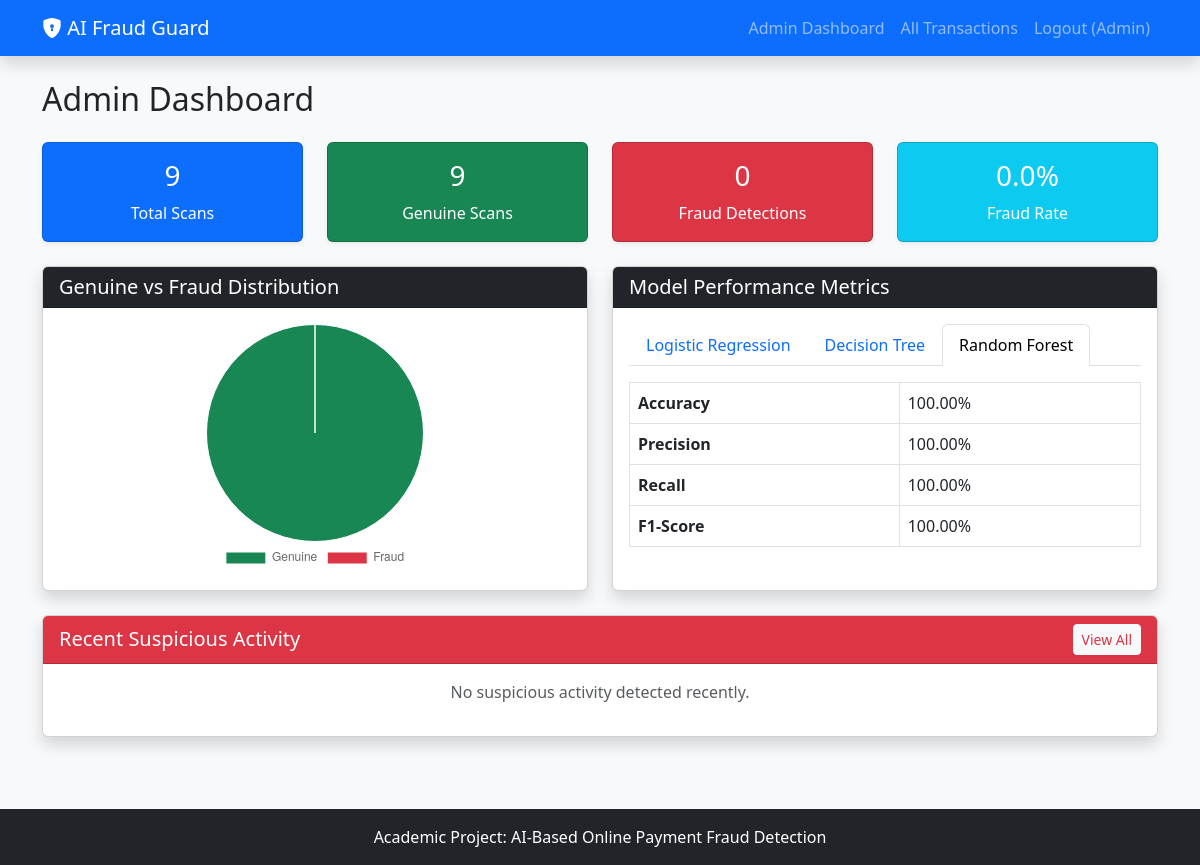
The page /admin (signed in) on the database its author committed.
### database/models.py (models this page shows)
class User(db.Model, UserMixin):
    __tablename__ = 'users'
    id = db.Column(db.Integer, primary_key=True)
    name = db.Column(db.String(100), nullable=False)
    email = db.Column(db.String(120), unique=True, nullable=False)
    password_hash = db.Column(db.String(128), nullable=False)
    role = db.Column(db.String(20), default='user') # 'user' or 'admin'
    created_at = db.Column(db.DateTime, default=datetime.utcnow)
    transactions = db.relationship('Transaction', backref='user', lazy=True)

class Transaction(db.Model):
    __tablename__ = 'transactions'
    id = db.Column(db.Integer, primary_key=True)
    transaction_id = db.Column(db.String(50), unique=True, nullable=False)
    user_id = db.Column(db.Integer, db.ForeignKey('users.id'), nullable=False)
    amount = db.Column(db.Float, nullable=False)
    transaction_type = db.Column(db.String(50))
    transaction_time = db.Column(db.Integer) # Hour of day
    sender_balance = db.Column(db.Float)
    receiver_balance = db.Column(db.Float)
    location = db.Column(db.String(100))
    device_type = db.Column(db.String(50))
    previous_transactions = db.Column(db.Integer)
    new_device = db.Column(db.Integer)
    unusual_location = db.Column(db.Integer)
    fraud_probability = db.Column(db.Float)
    risk_score = db.Column(db.Integer)
    prediction = db.Column(db.String(20)) # 'Genuine' or 'Fraud'
    status = db.Column(db.String(20)) # 'LOW RISK', 'MEDIUM RISK', 'HIGH RISK'
    created_at = db.Column(db.DateTime, default=datetime.utcnow)

### app.py (the view)
@app.route('/admin')
@login_required
def admin_dashboard():
    if current_user.role != 'admin':
        flash("Unauthorized access.", "danger")
        return redirect(url_for('dashboard'))
    all_txs = Transaction.query.all()
    total = len(all_txs)
    genuine = len([t for t in all_txs if t.prediction == 'Genuine'])
    suspicious = len([t for t in all_txs if t.status == 'MEDIUM RISK'])
    fraud = len([t for t in all_txs if t.prediction == 'Fraud'])
    total_amount = sum([t.amount for t in all_txs])
    fraud_pct = round((fraud / total * 100) if total > 0 else 0, 2)
    recent_suspicious = Transaction.query.filter(Transaction.status.in_(['MEDIUM RISK', 'HIGH RISK'])).order_by(Transaction.created_at.desc()).limit(5).all()
    perf_path = os.path.join(base_dir, 'model', 'model_performance.json')
    model_perf = None
    if os.path.exists(perf_path):
        with open(perf_path, 'r') as f:
            model_perf = json.load(f)
    return render_template('admin.html',
                           total=total, genuine=genuine,
                           suspicious=suspicious, fraud=fraud,
                           total_amount=total_amount, fraud_pct=fraud_pct,
                           recent_suspicious=recent_suspicious,
                           model_perf=model_perf)

### app.py (called while the page is built)
@login_manager.user_loader
def load_user(user_id):
    return User.query.get(int(user_id))

### templates/admin.html
{% extends "base.html" %}
{% block content %}
<h2 class="mb-4">Admin Dashboard</h2>
<div class="row mb-4">
    <div class="col-md-3">
        <div class="card bg-primary text-white text-center p-3 shadow-sm h-100">
            <h3>{{ total }}</h3>
            <p class="mb-0">Total Scans</p>
        </div>
    </div>
    <div class="col-md-3">
        <div class="card bg-success text-white text-center p-3 shadow-sm h-100">
            <h3>{{ genuine }}</h3>
            <p class="mb-0">Genuine Scans</p>
        </div>
    </div>
    <div class="col-md-3">
        <div class="card bg-danger text-white text-center p-3 shadow-sm h-100">
            <h3>{{ fraud }}</h3>
            <p class="mb-0">Fraud Detections</p>
        </div>
    </div>
    <div class="col-md-3">
        <div class="card bg-info text-white text-center p-3 shadow-sm h-100">
            <h3>{{ fraud_pct }}%</h3>
            <p class="mb-0">Fraud Rate</p>
        </div>
    </div>
</div>
<div class="row mb-4">
    <div class="col-md-6">
        <div class="card shadow h-100">
            <div class="card-header bg-dark text-white">
                <h5 class="mb-0">Genuine vs Fraud Distribution</h5>
            </div>
            <div class="card-body d-flex justify-content-center align-items-center">
                <canvas id="fraudChart" style="max-height: 250px;"></canvas>
            </div>
        </div>
    </div>
    <div class="col-md-6">
        <div class="card shadow h-100">
            <div class="card-header bg-dark text-white">
                <h5 class="mb-0">Model Performance Metrics</h5>
            </div>
            <div class="card-body">
                {% if model_perf %}
                <ul class="nav nav-tabs" id="myTab" role="tablist">
                    {% for model_name in model_perf.keys() %}
                    <li class="nav-item" role="presentation">
                        <button class="nav-link {% if loop.index == 3 %}active{% endif %}" data-bs-toggle="tab" data-bs-target="#tab-{{ loop.index }}" type="button">{{ model_name }}</button>
                    </li>
                    {% endfor %}
                </ul>
                <div class="tab-content pt-3" id="myTabContent">
                    {% for model_name, metrics in model_perf.items() %}
                    <div class="tab-pane fade {% if loop.index == 3 %}show active{% endif %}" id="tab-{{ loop.index }}">
                        <table class="table table-bordered">
                            <tbody>
                                <tr><th>Accuracy</th><td>{{ "%.2f"|format(metrics.accuracy * 100) }}%</td></tr>
                                <tr><th>Precision</th><td>{{ "%.2f"|format(metrics.precision * 100) }}%</td></tr>
                                <tr><th>Recall</th><td>{{ "%.2f"|format(metrics.recall * 100) }}%</td></tr>
                                <tr><th>F1-Score</th><td>{{ "%.2f"|format(metrics.f1_score * 100) }}%</td></tr>
                            </tbody>
                        </table>
                    </div>
                    {% endfor %}
                </div>
                {% else %}
                <p class="text-muted">Model performance data not available. Run training script.</p>
                {% endif %}
            </div>
        </div>
    </div>
</div>
<div class="card shadow mb-4">
    <div class="card-header bg-danger text-white d-flex justify-content-between align-items-center">
        <h5 class="mb-0">Recent Suspicious Activity</h5>
        <a href="{{ url_for('admin_transactions') }}" class="btn btn-sm btn-light text-danger">View All</a>
    </div>
    <div class="card-body">
        {% if recent_suspicious %}
        <div class="table-responsive">
            <table class="table table-hover">
                <thead>
                    <tr>
                        <th>ID</th>
                        <th>User ID</th>
                        <th>Amount</th>
                        <th>Type</th>
                        <th>Risk</th>
                        <th>Action</th>
                    </tr>
                </thead>
                <tbody>
                    {% for tx in recent_suspicious %}
                    <tr>
                        <td>{{ tx.transaction_id }}</td>
                        <td>{{ tx.user_id }}</td>
                        <td>₹{{ "%.2f"|format(tx.amount) }}</td>
                        <td>{{ tx.transaction_type }}</td>
                        <td><span class="badge bg-danger">{{ tx.status }}</span></td>
                        <td><button class="btn btn-sm btn-outline-danger">Review</button></td>
                    </tr>
                    {% endfor %}
                </tbody>
            </table>
        </div>
        {% else %}
        <p class="text-center text-muted">No suspicious activity detected recently.</p>
        {% endif %}
    </div>
</div>
{% endblock %}
{% block scripts %}
<script>
document.addEventListener('DOMContentLoaded', function() {
    var ctx = document.getElementById('fraudChart').getContext('2d');
    var fraudChart = new Chart(ctx, {
        type: 'pie',
        data: {
            labels: ['Genuine', 'Fraud'],
            datasets: [{
                data: [{{ genuine }}, {{ fraud }}],
                backgroundColor: ['#198754', '#dc3545'],
                borderWidth: 1
            }]
        },
        options: {
            responsive: true,
            maintainAspectRatio: false,
            plugins: {
                legend: { position: 'bottom' }
            }
        }
    });
});
</script>
{% endblock %}

### templates/base.html (shortened to what this page needs)
<!DOCTYPE html>
<html lang="en">
<head>
    <link href="https://cdn.jsdelivr.net/npm/bootstrap@5.3.0/dist/css/bootstrap.min.css" rel="stylesheet">
    <link rel="stylesheet" href="https://cdn.jsdelivr.net/npm/bootstrap-icons@1.11.1/font/bootstrap-icons.css">
    <link rel="stylesheet" href="{{ url_for('static', filename='css/style.css') }}">
</head>
<body class="bg-light">
    <nav class="navbar navbar-expand-lg navbar-dark bg-primary mb-4 shadow">
        <div class="container">
            <a class="navbar-brand" href="{{ url_for('index') }}"><i class="bi bi-shield-lock-fill"></i> AI Fraud Guard</a>
            <div class="collapse navbar-collapse" id="navbarNav">
                <ul class="navbar-nav ms-auto">
                    {% if current_user.is_authenticated %}
                        {% if current_user.role == 'admin' %}
                            <li class="nav-item"><a class="nav-link" href="{{ url_for('admin_dashboard') }}">Admin Dashboard</a></li>
                            <li class="nav-item"><a class="nav-link" href="{{ url_for('admin_transactions') }}">All Transactions</a></li>
                        {% else %}
                            <li class="nav-item"><a class="nav-link" href="{{ url_for('dashboard') }}">Dashboard</a></li>
                            <li class="nav-item"><a class="nav-link" href="{{ url_for('check_transaction') }}">Check Transaction</a></li>
                            <li class="nav-item"><a class="nav-link" href="{{ url_for('transactions') }}">History</a></li>
                        {% endif %}
                        <li class="nav-item"><a class="nav-link" href="{{ url_for('logout') }}">Logout ({{ current_user.name }})</a></li>
                    {% else %}
                        <li class="nav-item"><a class="nav-link" href="{{ url_for('login') }}">Login</a></li>
                        <li class="nav-item"><a class="nav-link" href="{{ url_for('register') }}">Register</a></li>
                    {% endif %}
                </ul>
            </div>
        </div>
    </nav>
    <div class="container mb-5">
        {% block content %}{% endblock %}
    </div>
    <footer class="bg-dark text-white text-center py-3 mt-auto">
        <div class="container">
            <p class="mb-0">Academic Project: AI-Based Online Payment Fraud Detection</p>
        </div>
    </footer>
    {% block scripts %}{% endblock %}
</body>
</html>

### static/css/style.css (style rules this page uses)
body { display: flex; flex-direction: column; min-height: 100vh; }
.card { transition: all 0.3s ease; }
.table th { font-weight: 600; }

### rows shown on the page
User: name "Admin"
Transaction: metrics.accuracy*100 "100.00", metrics.precision*100 "100.00", metrics.recall*100 "100.00", metrics.f1_score*100 "100.00"

### other values the page prints
{{ total }} "9"
{{ genuine }} "9"
{{ fraud }} "0"
{{ fraud_pct }} "0.0"
{{ model_name }} "Logistic Regression" "Decision Tree" "Random Forest"
chart data {{ fraud }} 0
